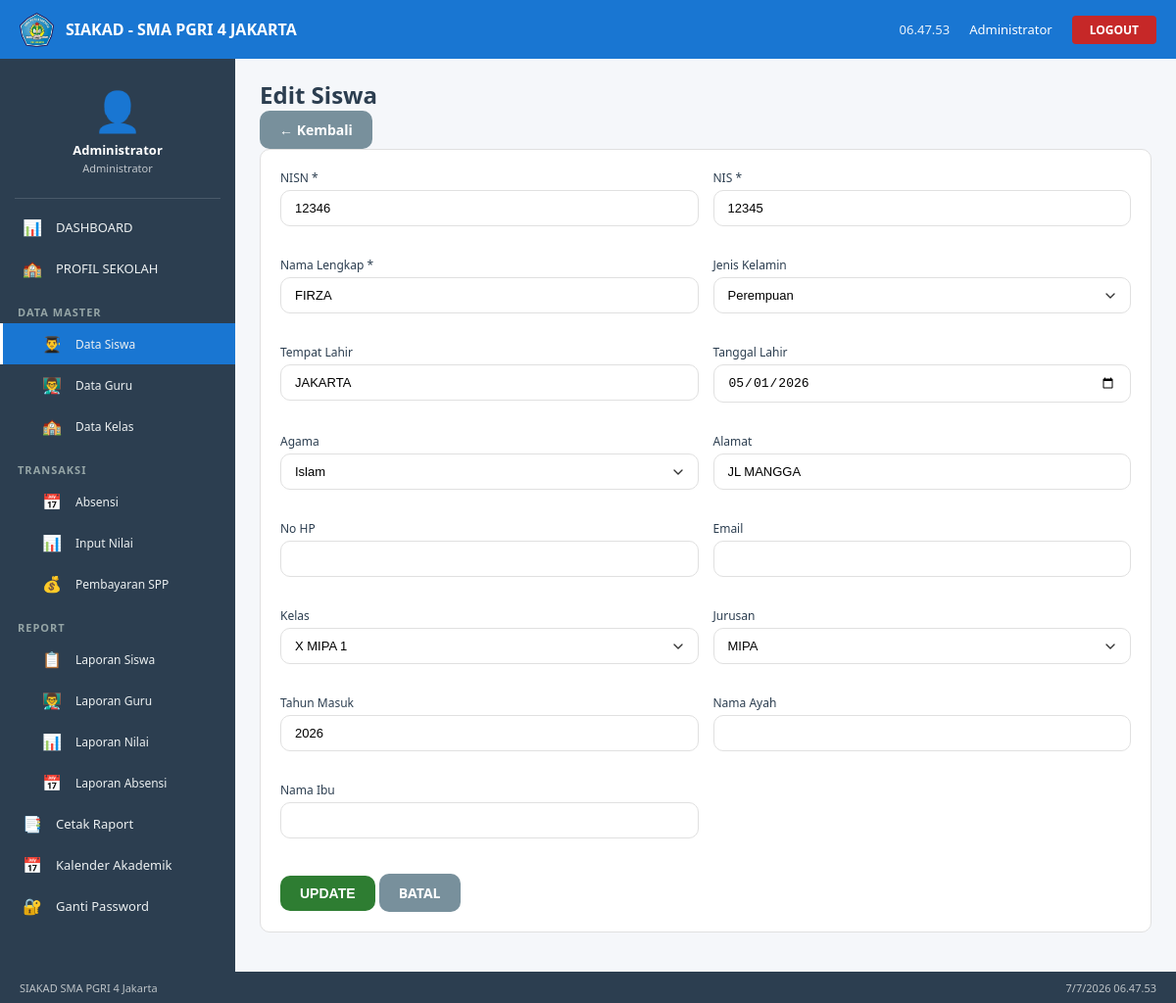
/siswa/edit.php?id=12346 (signed in), run on the app's committed database.
### tables this page shows
CREATE TABLE `tbl_siswa` (
  `nisn` varchar(20) NOT NULL,
  `nis` varchar(20) DEFAULT NULL,
  `nama` varchar(100) NOT NULL,
  `jk` enum('Laki-laki','Perempuan') NOT NULL,
  `tempat_lahir` varchar(50) DEFAULT NULL,
  `tgl_lahir` date DEFAULT NULL,
  `agama` enum('Islam','Kristen','Katolik','Hindu','Budha','Konghucu') NOT NULL,
  `alamat` text DEFAULT NULL,
  `no_hp` varchar(15) DEFAULT NULL,
  `email` varchar(50) DEFAULT NULL,
  `kelas` varchar(20) NOT NULL,
  `jurusan` varchar(30) DEFAULT NULL,
  `tahun_masuk` varchar(4) DEFAULT NULL,
  `nama_ayah` varchar(100) DEFAULT NULL,
  `nama_ibu` varchar(100) DEFAULT NULL
);

### siswa/edit.php (the view, shortened to what this page needs)
<?php
include '../config/koneksi.php';
include '../includes/header.php';
$nisn = $_GET['id'] ?? '';
$data = mysqli_fetch_assoc(mysqli_query($conn, "SELECT * FROM tbl_siswa WHERE nisn = '$nisn'"));
$kelasList = mysqli_query($conn, "SELECT nama_kelas FROM tbl_kelas ORDER BY nama_kelas");
?>
<div class="page-header">
    <h2>Edit Siswa</h2>
    <a href="index.php" class="btn btn-secondary">← Kembali</a>
</div>
<div class="card">
    <form method="POST">
        <div style="display:grid;grid-template-columns:1fr 1fr;gap:15px;">
            <div class="form-group">
                <label>NISN *</label>
                <input type="text" name="nisn" class="form-control" value="<?php echo $data['nisn']; ?>" required>
            </div>
            <div class="form-group">
                <label>NIS *</label>
                <input type="text" name="nis" class="form-control" value="<?php echo $data['nis']; ?>" required>
            </div>
            <div class="form-group">
                <label>Nama Lengkap *</label>
                <input type="text" name="nama" class="form-control" value="<?php echo $data['nama']; ?>" required>
            </div>
            <div class="form-group">
                <label>Jenis Kelamin</label>
                <select name="jk" class="form-control">
                    <option value="Perempuan" <?php echo $data['jk'] == 'Perempuan' ? 'selected' : ''; ?>>Perempuan</option>
                </select>
            </div>
            <div class="form-group">
                <label>Tempat Lahir</label>
                <input type="text" name="tempat_lahir" class="form-control" value="<?php echo $data['tempat_lahir']; ?>">
            </div>
            <div class="form-group">
                <label>Tanggal Lahir</label>
                <input type="date" name="tgl_lahir" class="form-control" value="<?php echo $data['tgl_lahir']; ?>">
            </div>
            <div class="form-group">
                <label>Agama</label>
                <select name="agama" class="form-control">
                    <?php
                    $agamaList = ['Islam','Kristen','Katolik','Hindu','Buddha','Konghucu'];
                    foreach ($agamaList as $a) {
                        $sel = $data['agama'] == $a ? 'selected' : '';
                        echo "<option value='$a' $sel>$a</option>";
                    }
                    ?>
                </select>
            </div>
            <div class="form-group">
                <label>Alamat</label>
                <input type="text" name="alamat" class="form-control" value="<?php echo $data['alamat']; ?>">
            </div>
            <div class="form-group">
                <label>No HP</label>
                <input type="text" name="no_hp" class="form-control" value="<?php echo $data['no_hp']; ?>">
            </div>
            <div class="form-group">
                <label>Email</label>
                <input type="email" name="email" class="form-control" value="<?php echo $data['email']; ?>">
            </div>
            <div class="form-group">
                <label>Kelas</label>
                <select name="kelas" class="form-control">
                    <?php while($k = mysqli_fetch_assoc($kelasList)): ?>
                    <option value="<?php echo $k['nama_kelas']; ?>" <?php echo $data['kelas'] == $k['nama_kelas'] ? 'selected' : ''; ?>><?php echo $k['nama_kelas']; ?></option>
                    <?php endwhile; ?>
                </select>
            </div>
            <div class="form-group">
                <label>Jurusan</label>
                <select name="jurusan" class="form-control">
                    <option value="MIPA" <?php echo $data['jurusan'] == 'MIPA' ? 'selected' : ''; ?>>MIPA</option>
                </select>
            </div>
            <div class="form-group">
                <label>Tahun Masuk</label>
                <input type="number" name="tahun_masuk" class="form-control" value="<?php echo $data['tahun_masuk']; ?>">
            </div>
            <div class="form-group">
                <label>Nama Ayah</label>
                <input type="text" name="nama_ayah" class="form-control" value="<?php echo $data['nama_ayah']; ?>">
            </div>
            <div class="form-group">
                <label>Nama Ibu</label>
                <input type="text" name="nama_ibu" class="form-control" value="<?php echo $data['nama_ibu']; ?>">
            </div>
        </div>
        <div style="margin-top:20px;">
            <button type="submit" class="btn btn-success">UPDATE</button>
            <a href="index.php" class="btn btn-secondary">BATAL</a>
        </div>
    </form>
</div>
<?php include '../includes/footer.php'; ?>

### assets/css/style.css (style rules this page uses)
* { margin: 0; padding: 0; box-sizing: border-box; }
body { font-family: 'Segoe UI', Tahoma, Geneva, Verdana, sans-serif; background: #F5F7FA; color: #2C3E50; }
.form-group { margin-bottom: 16px; }
.form-group label { display: block; font-size: 12px; font-weight: 500; color: #2C3E50; margin-bottom: 4px; }
.form-control { width: 100%; padding: 10px 14px; border: 1px solid #E0E0E0; border-radius: 10px; font-size: 13px; transition: border-color 0.3s; background: white; }
select.form-control { appearance: none; background-repeat: no-repeat; background-position: right 12px center; background-size: 16px; }
.btn { padding: 10px 20px; border: none; border-radius: 10px; font-size: 14px; font-weight: bold; cursor: pointer; transition: background 0.3s; text-decoration: none; display: inline-block; text-align: center; }
.btn-success { background: #2E7D32; color: white; }
.btn-secondary { background: #78909C; color: white; }
.card { background: white; border-radius: 10px; border: 1px solid #E0E0E0; padding: 20px; margin-bottom: 20px; }

### data on the page
tbl_siswa: nisn "12346", nis "12345", nama "FIRZA", jk "Perempuan", tempat_lahir "JAKARTA", tgl_lahir "05/01/2026", alamat "JL MANGGA", kelas "X MIPA 1", jurusan "MIPA", tahun_masuk "2026"

### other printed values
$_SESSION['nama'] "Administrator"
form field agama "Islam"
